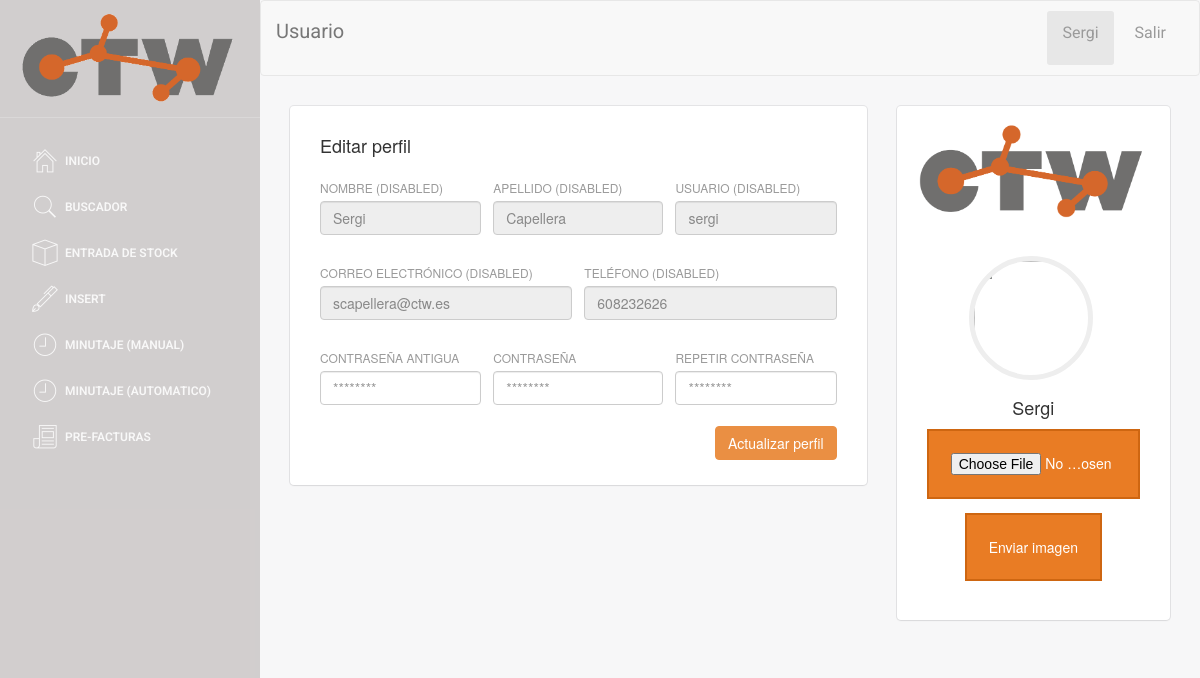
The page /user.php (signed in) on the database its author committed.
### tables this page shows
CREATE TABLE `USUARIO` (
  `ID_USUARIO` int(4) NOT NULL,
  `nombre` varchar(40) NOT NULL,
  `apellido` varchar(40) NOT NULL,
  `correo` varchar(40) NOT NULL,
  `telefono` int(9) NOT NULL,
  `user` varchar(20) NOT NULL,
  `password` varchar(50) NOT NULL,
  `rol` int(1) NOT NULL,
  `activo` tinyint(1) NOT NULL,
  `imagen` varchar(30) DEFAULT NULL,
  `asignador` tinyint(2) NOT NULL DEFAULT '0'
);

### web/assets/php/selects.php (called while the page is built, shortened)
<?php
function select_all_user($id_user)
{
    $conn = connect();
    $sql = "SELECT *
    FROM USUARIO
    WHERE ID_USUARIO = '" . $id_user . "'";
    $data = $conn->query($sql);
    return $data;
}

### web/user.php (the view, shortened to what this page needs)
<!doctype html>
<?php
include('assets/php/selects.php');
include('assets/php/functions.php');
if ($_SESSION["login_done"] == true){
?>
<html lang="en">
<head>
</head>
<body>
<div class="wrapper">
    <div class="sidebar">
        <div class="sidebar-wrapper">
        </div>
    </div>
    <div class="main-panel">
        <nav class="navbar navbar-default navbar-fixed">
            <div class="container-fluid">
                <div class="navbar-header">
                    <a class="navbar-brand">Usuario</a>
                </div>
                <div class="collapse navbar-collapse">
                </div>
            </div>
        </nav>
        <div class="content">
            <div class="container-fluid">
                <div class="row">
                    <div class="col-md-8">
                        <div class="card">
                            <div class="header">
                                <h4 class="title">Editar perfil</h4>
                            </div>
                            <div class="content">
                                <?php
                                    $data = select_all_user($_SESSION["id_usuario"]);
                                    if ($data->num_rows > 0) {
                                         while($row = $data->fetch_assoc()) {
                                ?>
                                <form id="contact" action="assets/php/post/post_user.php" method="post">
                                    <div class="row">
                                        <div class="col-md-4">
                                            <div class="form-group">
                                                <label>Nombre (disabled)</label>
                                                <input type="text" name="nombre" class="form-control" disabled placeholder="<?php echo $row['nombre']?>" value="<?php echo $row['nombre']?>">
                                            </div>
                                        </div>
                                        <div class="col-md-4">
                                            <div class="form-group">
                                                <label>Apellido (disabled)</label>
                                                <input type="text" name="apellido" class="form-control" disabled placeholder="<?php echo $row['apellido']?>" value="<?php echo $row['apellido']?>">
                                            </div>
                                        </div>
                                        <div class="col-md-4">
                                            <div class="form-group">
                                                <label>Usuario (disabled)</label>
                                                <input type="text" name="usuario" class="form-control" disabled placeholder="<?php echo $row['user']?>" value="<?php echo $row['user']?>">
                                            </div>
                                        </div>
                                     </div>
                                    <div class="row">
                                        <div class="col-md-6">
                                            <div class="form-group">
                                                <label>Correo electrónico (disabled)</label>
                                                <input type="text" name="email" class="form-control" disabled placeholder="<?php echo $row['correo']?>" value="<?php echo $row['correo']?>">
                                            </div>
                                        </div>
                                        <div class="col-md-6">
                                            <div class="form-group">
                                                <label>Teléfono (disabled)</label>
                                                <input type="text" name="telefon" class="form-control" disabled placeholder="<?php echo $row['telefono']?>" value="<?php echo $row['telefono']?>">
                                            </div>
                                        </div>
                                    </div>
                                    <div class="row">
                                        <div class="col-md-4">
                                            <div class="form-group">
                                                <label>Contraseña antigua</label>
                                                <input type="password" name="password" class="form-control" placeholder="********" >
                                            </div>
                                        </div>
                                        <div class="col-md-4">
                                            <div class="form-group">
                                                <label>Contraseña</label>
                                                <input type="password" name="password1" class="form-control" placeholder="********" >
                                            </div>
                                        </div>
                                        <div class="col-md-4">
                                            <div class="form-group">
                                                <label>Repetir contraseña</label>
                                                <input type="password" name="password2" class="form-control" placeholder="********" >
                                            </div>
                                        </div>
                                    </div>
                                    <button type="submit" class="btn btn-info btn-fill pull-right">Actualizar perfil</button>
                                    <div class="clearfix"></div>
                                </form>
                                <?php
                                     }
                                } else {
                                     echo "0 results";
                                }
                                ?>
                            </div>
                        </div>
                    </div>
                    <div class="col-md-4">
                        <div class="card card-user">
                            <div class="image">
                                <img src="./assets/img/ctw_logo.gif"/>
                            </div>
                            <div class="content">
                                <div class="author">
                                    <a>
                                        <img class="avatar border-gray" src="assets/img/user_logo/<?php echo $_SESSION["imagen"]; ?>" />
                                        <h4 class="title"><?php echo $_SESSION["username"]; ?><br />
                                        </h4>
                                    </a>
                                </div>
                                <center>
                                <form action="assets/php/post/uploadImageProfile.php" method="post" enctype="multipart/form-data">
                                    <input type="file" class="button_subir_imagen" value="Subir imagen"/>
                                    <button type="submit" class="button_enviar_imagen" value="Upload Image" name="submit">Enviar imagen</button>
                                </form>
                                </center>
                            </div>
                        </div>
                    </div>
                </div>
            </div>
        </div>
    </div>
</div>
</body>
</html>
<?php
}else{
    echo "false";
    header("location:../index.php");
}
?>

### web/assets/css/micss.css (style rules this page uses)
.button_subir_imagen { background-color: #E97C24; border: 2px solid #CE6611; color: white; margin-top: 10px; margin-bottom: 10px; padding: 22px; text-align: center; text-decoration: none; display: inline-block; -webkit-transition-duration: 0.4s; transition-duration: 0.4s; cursor: pointer; width:100%; }
.button_enviar_imagen { background-color: #E97C24; border: 2px solid #CE6611; color: white; padding: 22px; text-align: center; text-decoration: none; display: inline-block; margin: 4px 2px; -webkit-transition-duration: 0.4s; transition-duration: 0.4s; cursor: pointer; }

### rows shown on the page
usuario: nombre "Sergi", apellido "Capellera", usuario "sergi", email "scapellera@ctw.es", telefon "608232626"

### other values the page prints
$_SESSION["username"] "Sergi"
